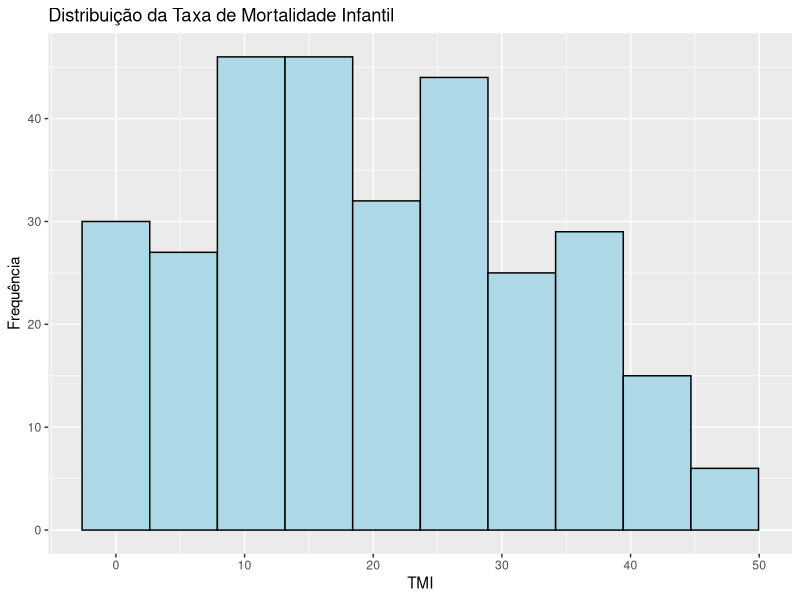
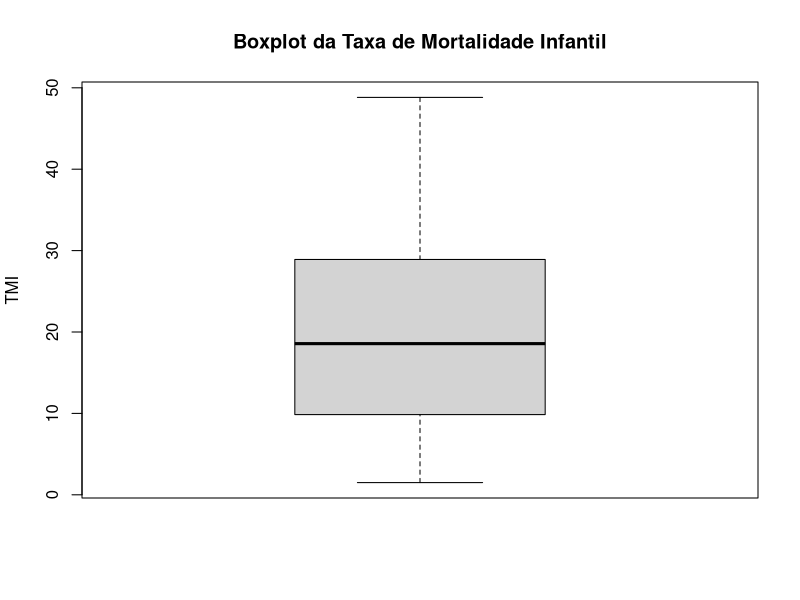
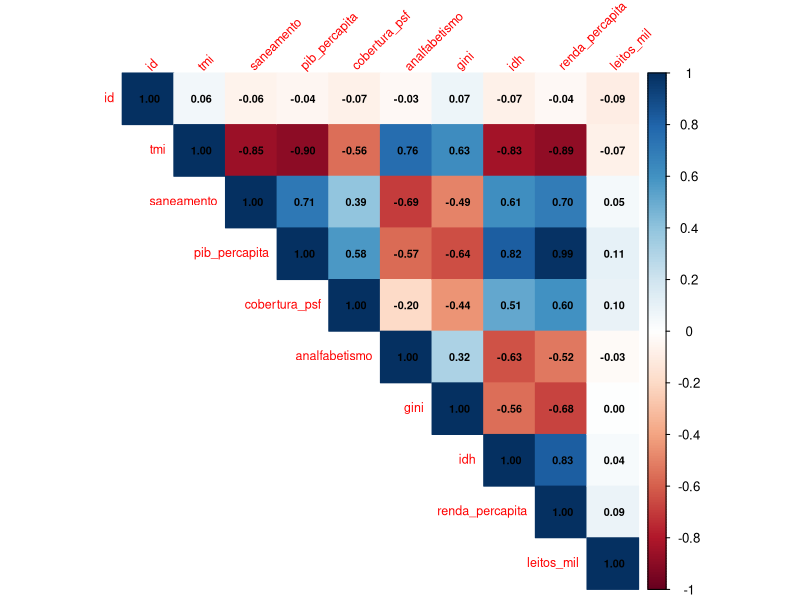
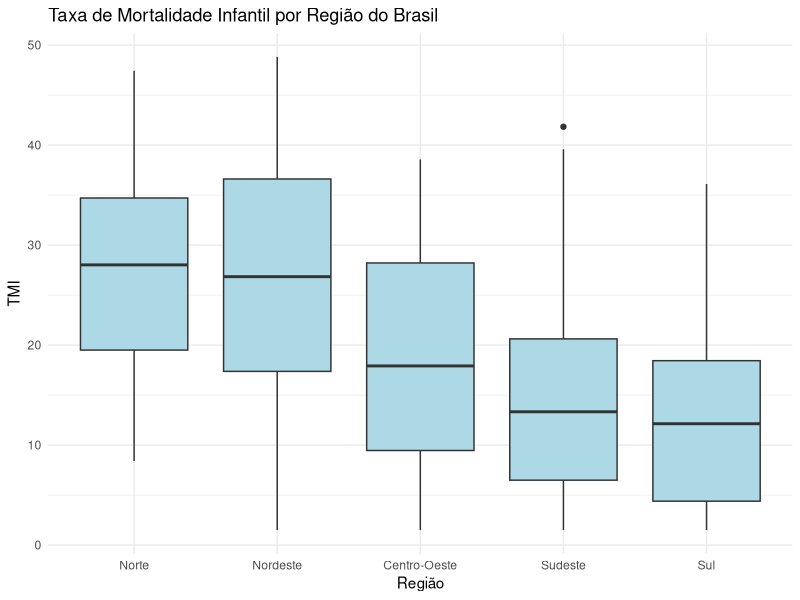
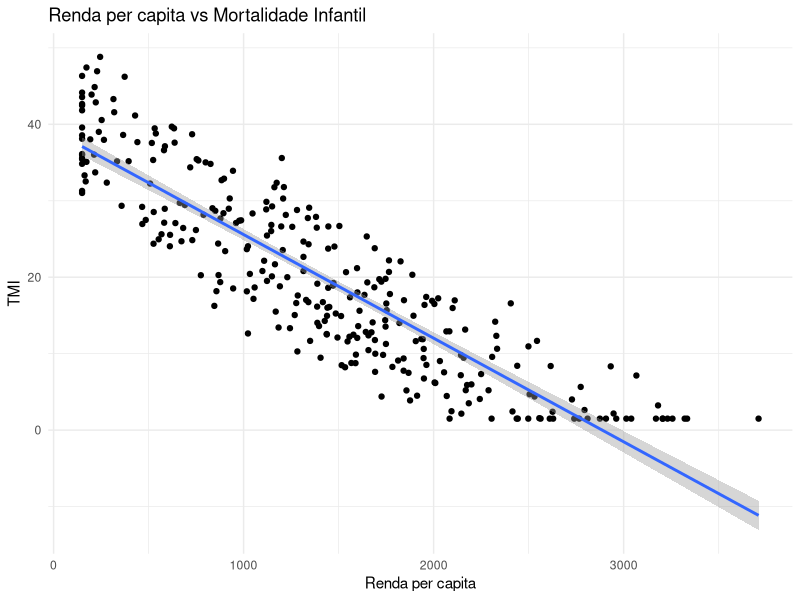
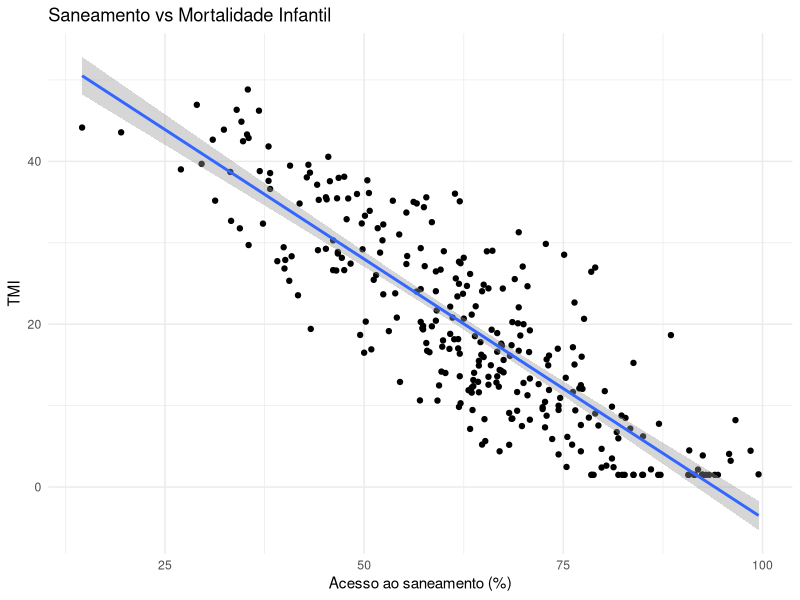

Generate these figures, in order, with R:
## ---- chunk 1
#| label: setup
#| echo: false
#| message: false
#| warning: false

library(dplyr)
library(ggplot2)
library(readxl)
library(corrplot)
library(rlang)
library(skimr)
## ---- chunk 2
dados <- read_excel("dados.xlsx")

dados$regiao <- factor(
  dados$regiao,
  levels = c("Norte", "Nordeste", "Centro-Oeste", "Sudeste", "Sul")
)

head(dados)
## ---- chunk 3
nrow(dados)
## ---- chunk 4
glimpse(dados)
## ---- chunk 5

skim(dados)
## ---- chunk 6
colSums(is.na(dados))
## ---- chunk 7
ggplot(dados, aes(x = tmi)) +
  geom_histogram(bins = 10, fill = "lightblue", color = "black") +
  labs(
    title = "Distribuição da Taxa de Mortalidade Infantil",
    x = "TMI",
    y = "Frequência"
  )
## ---- chunk 8
boxplot(
  dados$tmi,
  main = "Boxplot da Taxa de Mortalidade Infantil",
  ylab = "TMI"
)
## ---- chunk 9
dados_num <- dados %>% select_if(is.numeric)

corr_matrix <- cor(dados_num, use = "complete.obs")

corr_matrix
## ---- chunk 10
corrplot(
  corr_matrix,
  method = "color",
  type = "upper",
  addCoef.col = "black",
  number.cex = 0.65,
  tl.cex = 0.75,
  tl.srt = 45
)
## ---- chunk 11
ggplot(dados, aes(x = regiao, y = tmi)) +
  geom_boxplot(fill = "lightblue") +
  theme_minimal() +
  labs(
    title = "Taxa de Mortalidade Infantil por Região do Brasil",
    x = "Região",
    y = "TMI"
  )
## ---- chunk 12
ggplot(dados, aes(x = renda_percapita, y = tmi)) +
  geom_point() +
  geom_smooth(method = "lm") +
  theme_minimal() +
  labs(
    title = "Renda per capita vs Mortalidade Infantil",
    x = "Renda per capita",
    y = "TMI"
  )
## ---- chunk 13
ggplot(dados, aes(x = saneamento, y = tmi)) +
  geom_point() +
  geom_smooth(method = "lm") +
  theme_minimal() +
  labs(
    title = "Saneamento vs Mortalidade Infantil",
    x = "Acesso ao saneamento (%)",
    y = "TMI"
  )
